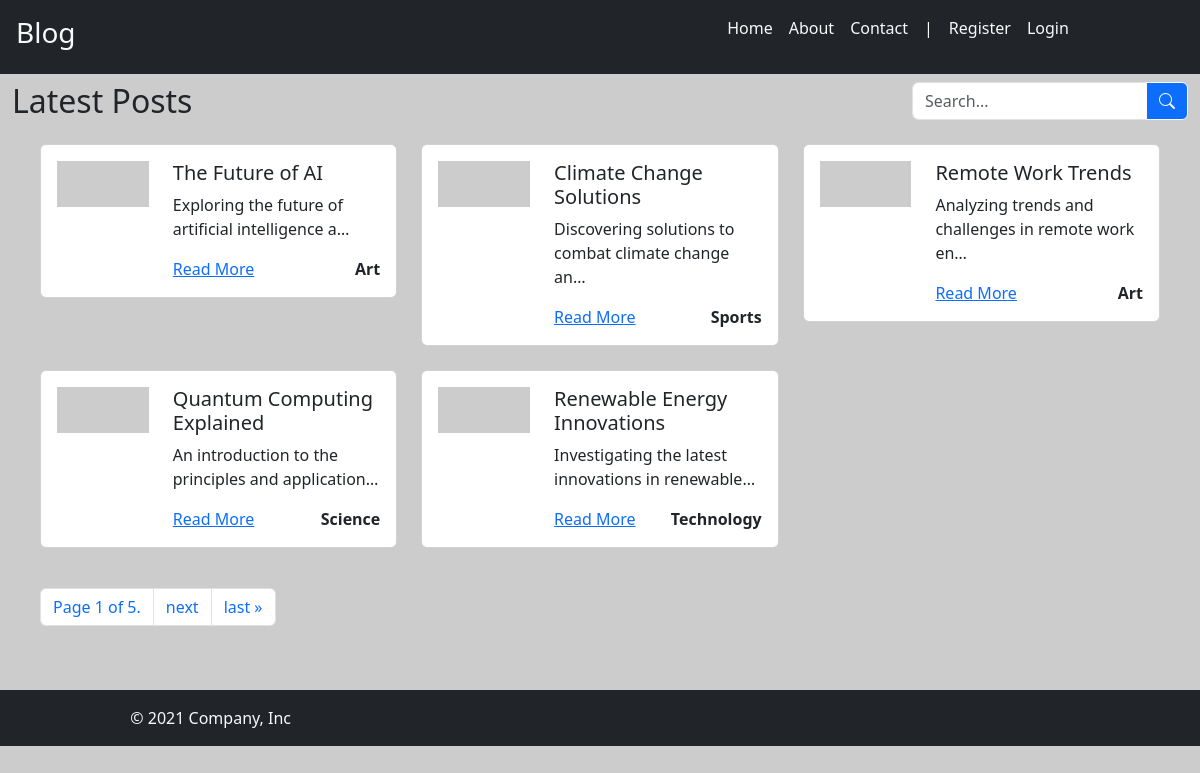
The page / on the database its author committed.
### blog/models.py (models this page shows, shortened)
class Post(models.Model):
    title = models.CharField(max_length=100)
    content = models.TextField()
    img_url = models.ImageField(null=True,upload_to="posts/images")
    created_at = models.DateTimeField(auto_now_add=True)
    slug = models.SlugField(unique=True)
    category = models.ForeignKey(Category, on_delete=models.CASCADE)
    user = models.ForeignKey(User,on_delete=models.CASCADE,null=True)
    is_published = models.BooleanField(default=False)
    def formatted_img_url(self):
        url = self.img_url if self.img_url.__str__().startswith(('http://','https://')) else self.img_url.url
        return url

class Category(models.Model):
    name = models.CharField(max_length=100)

### blog/views.py (the view)
# urls.py: path("", views.index, name="index"),
def index(request):
    posts = Post.objects.filter(is_published=True)
    paginator = Paginator(posts, 5)
    pg_number = request.GET.get("page")
    pg_obj = paginator.get_page(pg_number)
    return render(request, "blog/index.html", {"pg_obj": pg_obj})

### blog/templates/blog/index.html (shortened to what this page needs)
{% extends 'blog/base.html'%} {% block content %}
<div class="container-fluid">
  <div class="row my-2">
    <div class="col">
      <h2>Latest Posts</h2>
    </div>
    <div class="col-3">
      <div class="input-group">
        <input
          type="text"
          class="form-control"
          placeholder="Search..."
          aria-label="Search"
        />
        <button
          class="btn btn-outline-light btn-primary"
          type="button"
          id="button-search"
        >
          <i class="bi bi-search"></i>
        </button>
      </div>
    </div>
  </div>
  <div class="row m-3">
    {% if pg_obj %} {% for post in pg_obj %}
    <div class="col-4 mb-4">
      <div class="card">
        <div class="card-body">
          <div class="row">
            <div class="col-md-4">
              <img src="{{post.formatted_img_url}}" class="img-fluid" alt="..." />
            </div>
            <div class="col-md-8">
              <h5 class="card-title">{{post.title}}</h5>
              <p class="card-text">{{post.content|truncatechars:50}}</p>
              <div class="d-flex justify-content-between">
                <a href="{% url 'blog:detail' slug=post.slug %}">Read More</a>
                <a class="text-decoration-none text-dark fw-bold" href="#"
                  >{{post.category.name}}</a
                >
              </div>
            </div>
          </div>
        </div>
      </div>
    </div>
    {% endfor %}
    <div class="col-12 my-3">
      {% if pg_obj.has_other_pages %}
      <nav aria-label="Page navigation">
        <ul class="pagination">
          <li class="page-item">
            <span class="page-link"
              >Page {{pg_obj.number}} of {{pg_obj.paginator.num_pages}}.</span
            >
          </li>
          {% if pg_obj.has_next%}
          <li class="page-item">
            <a
              class="page-link"
              href="?page={{pg_obj.next_page_number}}"
              aria-label="Next"
            >
              <span aria-hidden="true">next</span>
            </a>
          </li>
          <li class="page-item">
            <a
              class="page-link"
              href="?page={{pg_obj.paginator.num_pages}}"
              aria-label="Last"
            >
              <span aria-hidden="true">last &raquo;</span>
            </a>
          </li>
          {% endif%}
        </ul>
      </nav>
      {%endif%}
    </div>
    {% else %}
    <p>No post available</p>
    <p>{% endif %}</p>
  </div>
</div>
{% endblock %}

### blog/static/blog/css/style.css (style rules this page uses)
body { background-color: #cccccc; }

### rows shown on the page
Post: title "The Future of AI", content "Exploring the future of artificial intelligence a…", category.name "Art"
Post: title "Climate Change Solutions", content "Discovering solutions to combat climate change an…", category.name "Sports"
Post: title "Remote Work Trends", content "Analyzing trends and challenges in remote work en…", category.name "Art"
Post: title "Quantum Computing Explained", content "An introduction to the principles and application…", category.name "Science"
Post: title "Renewable Energy Innovations", content "Investigating the latest innovations in renewable…", category.name "Technology"

### other values the page prints
{{ pg_obj.number }} "1"
{{ pg_obj.paginator.num_pages }} "5"
